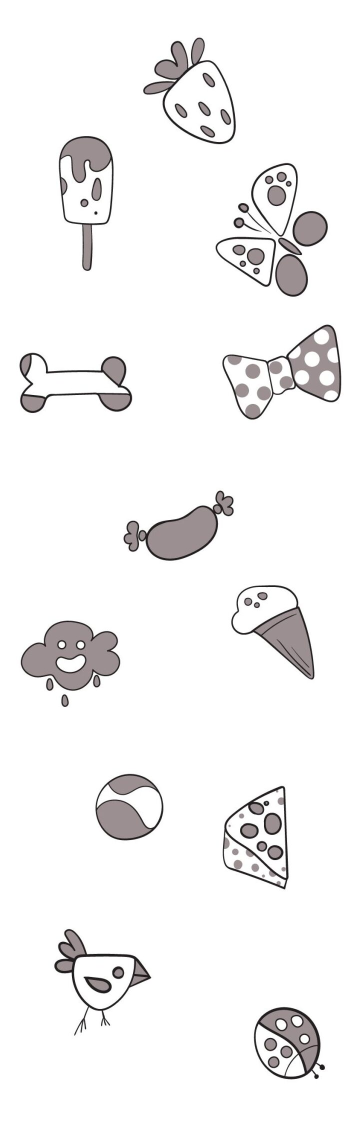
#> input picture 2_objs.jpg, 717 x 2243 px (shown at 1/2 size)
$ jupyter execute get_template_2.ipynb   (shell and % lines are left out)
#> lines starting #> are read from the running program, lines starting #| are printed output that depends on the picture; after the words box and inside, x2 and y2 are one past the last pixel; in counts of white or black regions, pixels touching at a corner belong together
# Get all 12 target objects as templates

[cell 1]
import numpy as np
import cv2
import matplotlib.pyplot as plt
from cv2 import threshold

[cell 2]
image = cv2.imread('2_objs.jpg')
#> image is the input picture: shape (2243, 717, 3); mean B, G, R 242.6, 242.5, 243.2
image_gray =cv2.cvtColor(image, cv2.COLOR_BGR2GRAY)

# gaussian blur
gaussian_blur = cv2.GaussianBlur(
    image_gray,
    (5,5),
    0
)

[cell 3]
plt.figure(figsize=(12, 6))

plt.subplot(1, 2, 1)
plt.imshow(cv2.cvtColor(image, cv2.COLOR_BGR2RGB))
plt.title('Original Image')
plt.axis('off')
plt.subplot(1, 2, 2)
plt.imshow(image_gray, cmap='gray')
plt.title('Grayscale Image')
plt.axis('off')
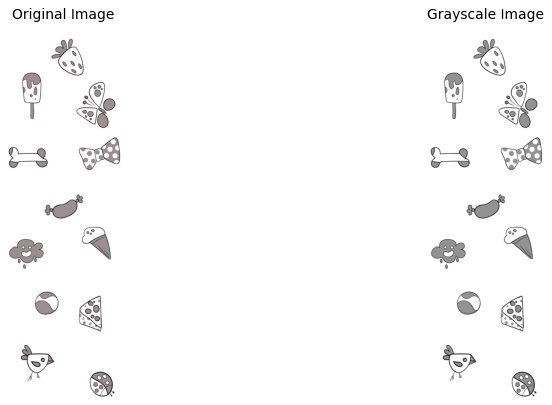
#> figure drawn by matplotlib, 2 panels

[cell 4]
#
_, threshold = cv2.threshold(
    gaussian_blur,
    245,
    255,
    cv2.THRESH_BINARY_INV
)
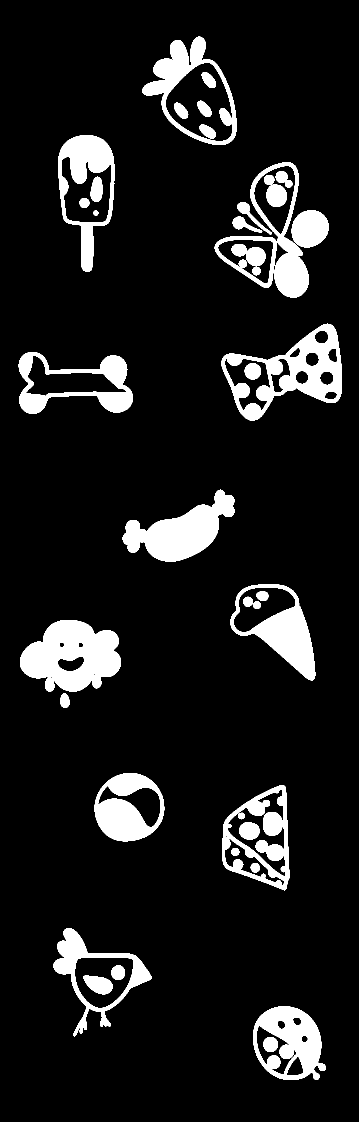
#> threshold: shape (2243, 717) (shown at 1/2 size); 10.6% white; 40 white regions, largest, box (x1, y1, x2, y2) and area: (40, 1240, 242, 1383) 19417, (443, 647, 684, 841) 16804, (245, 979, 469, 1123) 15282

# close the small space by dilation
kernel = np.ones((5,5),np.uint8)
dilated = cv2.dilate(threshold,kernel,iterations = 2)
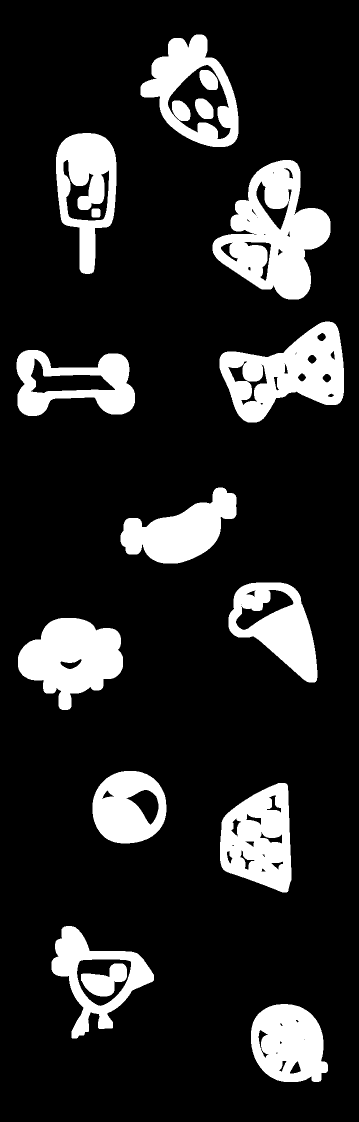
#> dilated: shape (2243, 717) (shown at 1/2 size); 15.8% white; 16 white regions

# find the contours with threshold
contours, _ = cv2.findContours(
    dilated,
    cv2.RETR_EXTERNAL,
    cv2.CHAIN_APPROX_SIMPLE
)
#> contours = 12 contours; largest, box (x1, y1, x2, y2) and area: (425, 320, 661, 599) 37913, (439, 643, 688, 845) 29223, (281, 69, 477, 294) 27982, (36, 1236, 246, 1420) 24332, (440, 1566, 583, 1785) 23390

[cell 5]
object_count = 0

for contour in contours:
    # skip small area
    area = cv2.contourArea(contour)
    if area < 500:
        continue

    # create mask
    mask = np.zeros_like(image)

    # draw contour
    cv2.drawContours(
        mask,
        [contour],
        -1,
        (255, 255, 255),
        thickness=cv2.FILLED
    )

    object_image = cv2.bitwise_and(image, mask)

    # draw rectangle
    x, y, w, h = cv2.boundingRect(contour)

    cropped_object = object_image[y:y + h, x:x + w]

    cv2.imshow(f'Cropped Object {object_count + 1}', cropped_object)
    cv2.imwrite(f'2_objects/{object_count + 1}.jpg', cropped_object)

    object_count += 1
#> this loop made 12 passes
#> (area, x, y, w, h) on passes 1 to 12: (18880.5, 502, 2008, 154, 156), (21835.5, 103, 1852, 205, 225), (23390, 440, 1566, 143, 219), (17147.5, 185, 1542, 148, 145), (24332.5, 36, 1236, 210, 184), (21312, 457, 1165, 178, 200), (18430.5, 241, 975, 232, 152), (20753, 33, 700, 237, 132), (29223, 439, 643, 249, 202), (37913, 425, 320, 236, 279), (23022, 112, 266, 121, 282), (27982, 281, 69, 196, 225)
#> pass 1, `object_image = cv2.bitwise_and(image, mask)`:
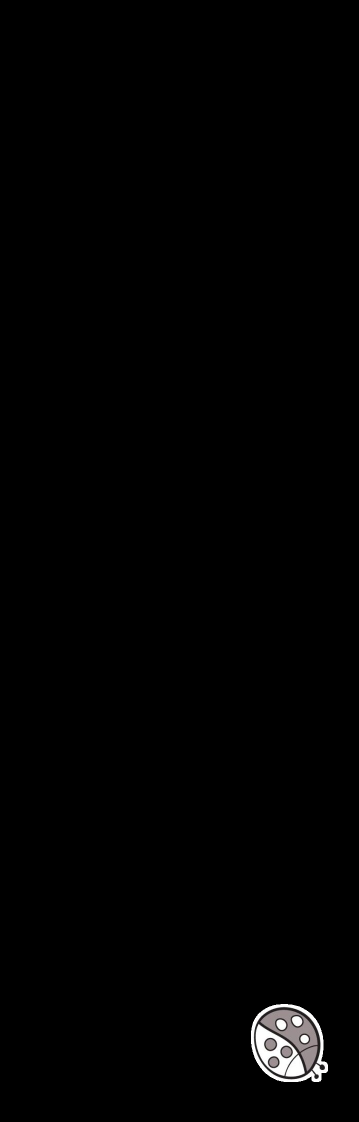
#> object_image: shape (2243, 717, 3) (shown at 1/2 size); mean B, G, R 2, 2, 2.1
#> pass 1, `cropped_object = object_image[y:y + h, x:x + w]`:
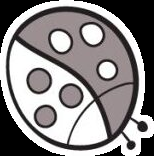
#> cropped_object: shape (156, 154, 3); mean B, G, R 136, 135.5, 138.9
#> pass 2, `object_image = cv2.bitwise_and(image, mask)`:
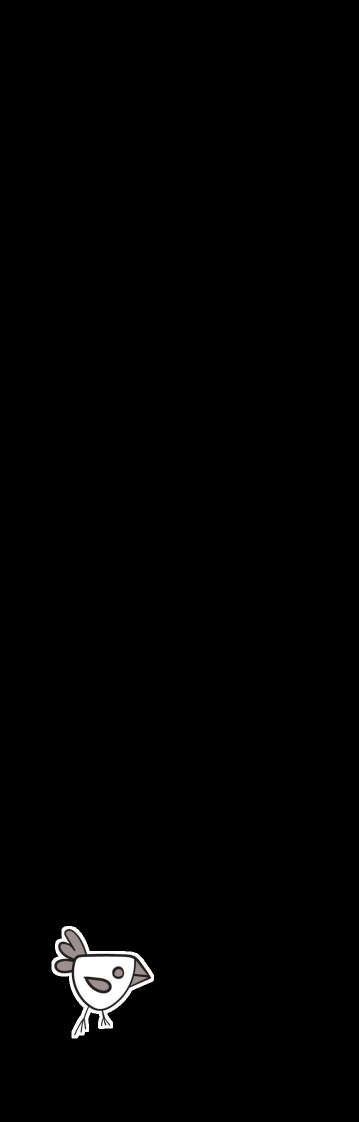
#> object_image: shape (2243, 717, 3) (shown at 1/2 size); mean B, G, R 2.6, 2.6, 2.7
#> pass 2, `cropped_object = object_image[y:y + h, x:x + w]`:
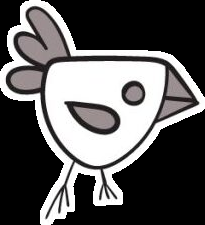
#> cropped_object: shape (225, 205, 3); mean B, G, R 91.9, 91.8, 92.9
#> after the loop:
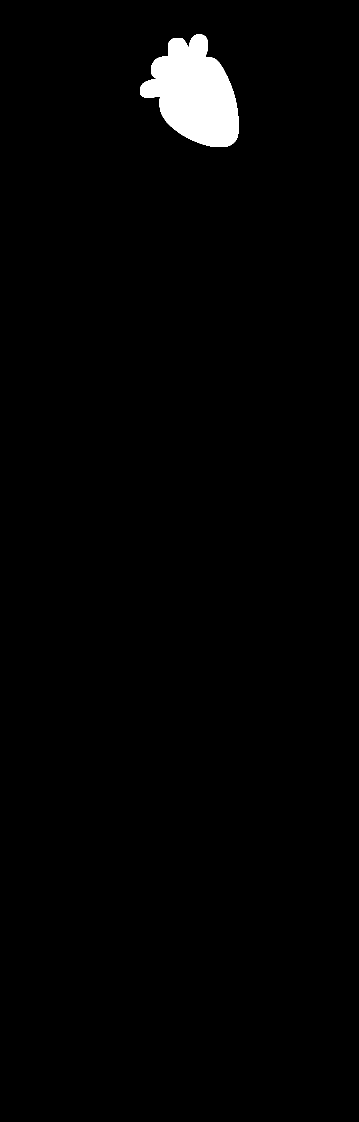
#> mask: shape (2243, 717, 3) (shown at 1/2 size); 1.8% white; 1 white region, box (x1, y1, x2, y2) and area: (281, 69, 477, 294) 28329
#> after the loop, object_count = 12
